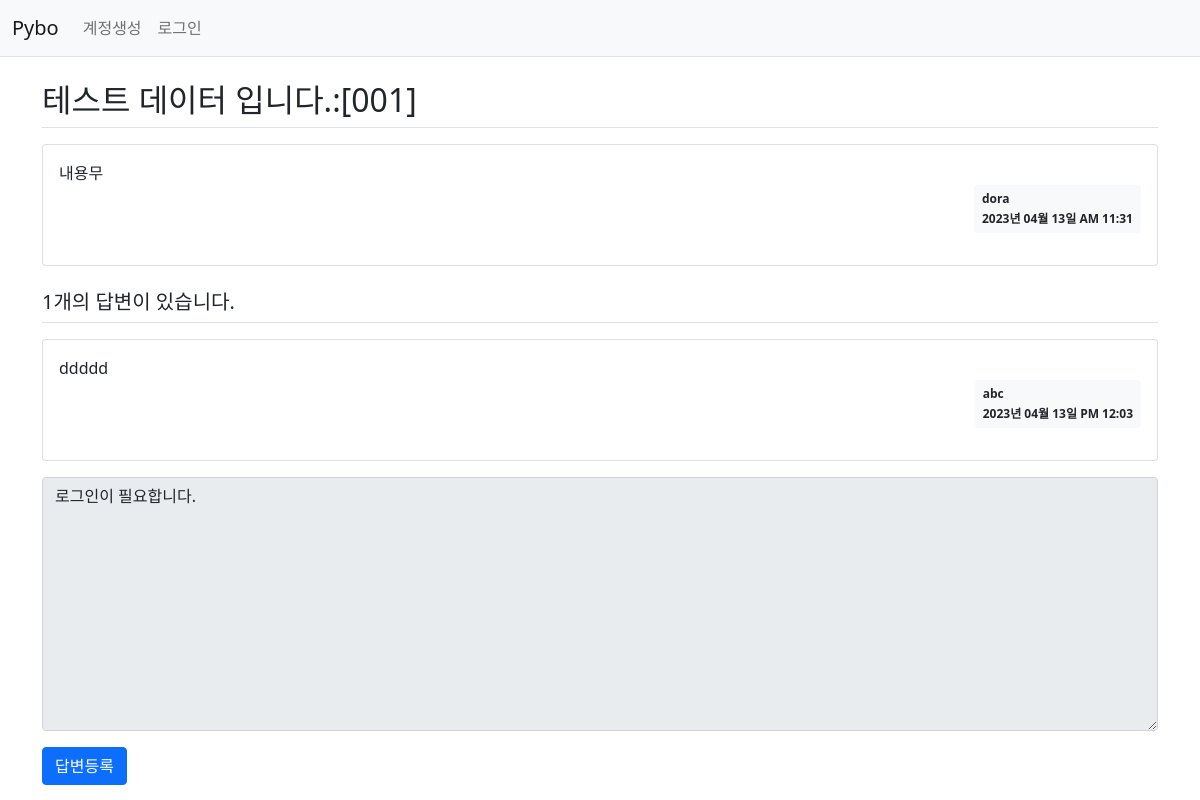
Screenshot of /question/detail/2/ with the database file from the repository.
### pybo/models.py (models this page shows)
class Question(db.Model):
    id = db.Column(db.Integer, primary_key=True)
    subject = db.Column(db.String(200), nullable=False)
    content = db.Column(db.Text(), nullable=False)
    create_date = db.Column(db.DateTime(), nullable=False)
    user_id = db.Column(db.Integer, db.ForeignKey('user.id', ondelete='CASCADE'), nullable=True, server_default='1')  # 그러나 이미 있던 데이터에는 user_id 값이 없다. nullable을 False로 해두면 오류가 난다. server_default는 null 대신 임의의 값을 넣어준다. server_default를 사용하면 flask db upgrade 명령을 수행할 때 null이던 데이터에도 기본값이 저장된다. default를 새로 생성되는 데이터에만 기본값을 생성해준다.
    user = db.relationship('User', backref=db.backref('question_set'))
    modify_date = db.Column(db.DateTime(), nullable=True)

class User(db.Model):
    id = db.Column(db.Integer, primary_key=True)
    username = db.Column(db.String(150), unique=True, nullable=False)
    password = db.Column(db.String(200), nullable=False)
    email = db.Column(db.String(120), unique=True, nullable=False)

class Answer(db.Model):
    id = db.Column(db.Integer, primary_key=True)
    question_id = db.Column(db.Integer, db.ForeignKey('question.id', ondelete='CASCADE')) #질문이 삭제되면 같이 삭제
    question = db.relationship('Question', backref=db.backref('answer_set')) # 답변을 통해서 질문을 꺼내올 수도 있도록 역참조하기
    content = db.Column(db.Text(), nullable=False)
    create_date = db.Column(db.DateTime(), nullable=False)
    user_id = db.Column(db.Integer, db.ForeignKey('user.id', ondelete='CASCADE'), nullable=True, server_default='1')
    user = db.relationship('User', backref=db.backref('answer_set'))
    modify_date = db.Column(db.DateTime(), nullable=True)

### pybo/views/question_views.py (the view)
@bp.route('/detail/<int:question_id>/')
def detail(question_id):
    form = AnswerForm()
    question = Question.query.get_or_404(question_id)
    return render_template('question/question_detail.html', question=question, form=form)

### pybo/forms.py
class AnswerForm(FlaskForm):
    content = TextAreaField('내용', validators=[DataRequired('내용은 필수입력 항목입니다.')])

### pybo/filter.py (called while the page is built)
def format_datetime(value, fmt='%Y년 %m월 %d일 %p %I:%M'):
    return value.strftime(fmt)

### pybo/views/auth_views.py (called while the page is built)
@bp.before_app_request # 라우팅 함수보다 항상 먼저 실행됨
def load_logged_in_user():
    user_id = session.get('user_id')
    if user_id is None:
        g.user = None
    else:
        g.user = User.query.get(user_id)

### pybo/templates/question/question_detail.html (shortened to what this page needs)
<!DOCTYPE html>
<html lang="en">
<head>
</head>
<body>
{% extends 'base.html' %}
{% block content %}
<div class="container my-3">
    <h2 class="border-bottom py-2">{{ question.subject }}</h2>
    <div class="card my-3">
        <div class="card-body">
            <div class="card-text" style="white-space: pre-line;">{{ question.content }}</div>
            <div class="d-flex justify-content-end">
                <div class="badge bg-light text-dark p-2 text-start">
                    <div class="mb-2">{{ question.user.username }}</div>
                    <div>{{ question.create_date|datetime }}</div>
                </div>
            </div>
        </div>
    </div>
    <h5 class="border-bottom my-3 py-2">{{ question.answer_set|length }}개의 답변이 있습니다.</h5>
    {% for answer in question.answer_set %}
    <div class="card my-3">
        <div class="card-body">
            <div class="card-text" style="white-space: pre-line;">{{ answer.content }}</div>
            <div class="d-flex justify-content-end">
                <div class="badge bg-light text-dark p-2 text-start">
                    <div class="mb-2">{{ answer.user.username }}</div>
                    <div>{{ answer.create_date|datetime }}</div>
                </div>
            </div>
        </div>
    </div>
    {% endfor %}
    <form action="{{ url_for('answer.create', question_id=question.id) }}" method="post" class="my-3">
    <form action="{{ url_for('answer.create', question_id=question.id) }}" method="post" class="my-3">
        <div class="mb-3">
            <textarea {% if not g.user %}disabled{% endif %}
                      name="content" id="content" class="form-control" rows="10">{% if not g.user %}로그인이 필요합니다.{% endif %}</textarea>
        </div>
        <input type="submit" value="답변등록" class="btn btn-primary">
    </form>
</div>
{% endblock %}

### rows the page displays
Question: subject "테스트 데이터 입니다.:[001]", content "내용무", create_date "2023년 04월 13일 AM 11:31"
User: user.username "dora"
Answer: content "ddddd", user.username "abc", create_date "2023년 04월 13일 PM 12:03"

### other values shown
{{ question.answer_set|length }} "1"
